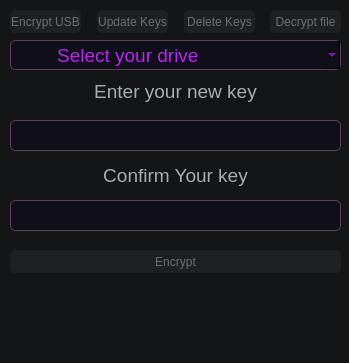
<?xml version="1.0" encoding="UTF-8"?>
<ui version="4.0">
 <class>MainWindow</class>
 <widget class="QMainWindow" name="MainWindow">
  <property name="geometry">
   <rect>
    <x>0</x>
    <y>0</y>
    <width>349</width>
    <height>363</height>
   </rect>
  </property>
  <property name="windowTitle">
   <string>TOOL</string>
  </property>
  <property name="styleSheet">
   <string notr="true">background-color: rgb(20, 21, 23)</string>
  </property>
  <widget class="QWidget" name="centralwidget">
   <widget class="QPushButton" name="tab_update">
    <property name="geometry">
     <rect>
      <x>97</x>
      <y>10</y>
      <width>71</width>
      <height>23</height>
     </rect>
    </property>
    <property name="styleSheet">
     <string notr="true">

QPushButton {
    color: rgb(108, 109, 114);
	background-color: rgb(31,32,34);
	border-radius:5px;
}

QPushButton:hover {
    border: 1px solid rgb(255, 48, 245);
}
QPushButton:pressed {
                
	background-color: rgb(185, 35, 250);
                color: rgb(16, 14, 25);
            }</string>
    </property>
    <property name="text">
     <string>Update Keys</string>
    </property>
   </widget>
   <widget class="QPushButton" name="tab_delete">
    <property name="geometry">
     <rect>
      <x>184</x>
      <y>10</y>
      <width>71</width>
      <height>23</height>
     </rect>
    </property>
    <property name="styleSheet">
     <string notr="true">

QPushButton {
    color: rgb(108, 109, 114);
	background-color: rgb(31,32,34);
	border-radius:5px;
}

QPushButton:hover {
    border: 1px solid rgb(255, 48, 245);
}
QPushButton:pressed {
                
	background-color: rgb(185, 35, 250);
                color: rgb(16, 14, 25);
            }</string>
    </property>
    <property name="text">
     <string>Delete Keys</string>
    </property>
   </widget>
   <widget class="QPushButton" name="tab_encrypt">
    <property name="geometry">
     <rect>
      <x>10</x>
      <y>10</y>
      <width>71</width>
      <height>23</height>
     </rect>
    </property>
    <property name="styleSheet">
     <string notr="true">

QPushButton {
    color: rgb(108, 109, 114);
	background-color: rgb(31,32,34);
	border-radius:5px;
}

QPushButton:hover {
    border: 1px solid rgb(255, 48, 245);
}
QPushButton:pressed {
                
	background-color: rgb(185, 35, 250);
                color: rgb(16, 14, 25);
            }</string>
    </property>
    <property name="text">
     <string>Encrypt USB</string>
    </property>
   </widget>
   <widget class="QStackedWidget" name="stackedWidget">
    <property name="geometry">
     <rect>
      <x>10</x>
      <y>80</y>
      <width>361</width>
      <height>261</height>
     </rect>
    </property>
    <property name="currentIndex">
     <number>0</number>
    </property>
    <widget class="QWidget" name="page">
     <widget class="QWidget" name="widget" native="true">
      <property name="geometry">
       <rect>
        <x>0</x>
        <y>0</y>
        <width>331</width>
        <height>241</height>
       </rect>
      </property>
      <widget class="QLineEdit" name="confirm">
       <property name="geometry">
        <rect>
         <x>0</x>
         <y>120</y>
         <width>331</width>
         <height>31</height>
        </rect>
       </property>
       <property name="font">
        <font>
         <pointsize>11</pointsize>
        </font>
       </property>
       <property name="styleSheet">
        <string notr="true">
QLineEdit {
    color: rgb(185, 35, 250);
	background-color: rgb(16, 14, 25);
	border-radius:5px;
	border: 1px solid rgb(94, 62, 94);
}
QLineEdit:focus {
    border: 1px solid rgb(255, 48, 245);
}</string>
       </property>
       <property name="echoMode">
        <enum>QLineEdit::Password</enum>
       </property>
      </widget>
      <widget class="QLabel" name="label_6">
       <property name="geometry">
        <rect>
         <x>0</x>
         <y>-4</y>
         <width>331</width>
         <height>31</height>
        </rect>
       </property>
       <property name="font">
        <font>
         <pointsize>14</pointsize>
        </font>
       </property>
       <property name="styleSheet">
        <string notr="true">
color: rgb(172, 172, 172);</string>
       </property>
       <property name="text">
        <string>Enter your new key</string>
       </property>
       <property name="alignment">
        <set>Qt::AlignCenter</set>
       </property>
      </widget>
      <widget class="QLineEdit" name="key">
       <property name="geometry">
        <rect>
         <x>0</x>
         <y>40</y>
         <width>331</width>
         <height>31</height>
        </rect>
       </property>
       <property name="font">
        <font>
         <pointsize>11</pointsize>
        </font>
       </property>
       <property name="styleSheet">
        <string notr="true">
QLineEdit {
    color: rgb(185, 35, 250);
	background-color: rgb(16, 14, 25);
	border-radius:5px;
	border: 1px solid rgb(94, 62, 94);
}
QLineEdit:focus {
    border: 1px solid rgb(255, 48, 245);
}</string>
       </property>
       <property name="echoMode">
        <enum>QLineEdit::Password</enum>
       </property>
      </widget>
      <widget class="QLabel" name="label_7">
       <property name="geometry">
        <rect>
         <x>0</x>
         <y>80</y>
         <width>331</width>
         <height>31</height>
        </rect>
       </property>
       <property name="font">
        <font>
         <pointsize>14</pointsize>
        </font>
       </property>
       <property name="styleSheet">
        <string notr="true">
color: rgb(172, 172, 172);</string>
       </property>
       <property name="text">
        <string>Confirm Your key</string>
       </property>
       <property name="alignment">
        <set>Qt::AlignCenter</set>
       </property>
      </widget>
      <widget class="QPushButton" name="btnEncrypt">
       <property name="geometry">
        <rect>
         <x>0</x>
         <y>170</y>
         <width>331</width>
         <height>23</height>
        </rect>
       </property>
       <property name="styleSheet">
        <string notr="true">

QPushButton {
    color: rgb(108, 109, 114);
	background-color: rgb(31,32,34);
	border-radius:5px;
}

QPushButton:hover {
    border: 1px solid rgb(255, 48, 245);
}
QPushButton:pressed {
                
	background-color: rgb(185, 35, 250);
                color: rgb(16, 14, 25);
            }</string>
       </property>
       <property name="text">
        <string>Encrypt</string>
       </property>
      </widget>
     </widget>
    </widget>
    <widget class="QWidget" name="page_3">
     <widget class="QWidget" name="widget_2" native="true">
      <property name="geometry">
       <rect>
        <x>0</x>
        <y>0</y>
        <width>331</width>
        <height>291</height>
       </rect>
      </property>
      <widget class="QLineEdit" name="uexkey">
       <property name="geometry">
        <rect>
         <x>0</x>
         <y>34</y>
         <width>331</width>
         <height>31</height>
        </rect>
       </property>
       <property name="font">
        <font>
         <pointsize>11</pointsize>
        </font>
       </property>
       <property name="styleSheet">
        <string notr="true">
QLineEdit {
    color: rgb(185, 35, 250);
	background-color: rgb(16, 14, 25);
	border-radius:5px;
	border: 1px solid rgb(94, 62, 94);
}
QLineEdit:focus {
    border: 1px solid rgb(255, 48, 245);
}</string>
       </property>
       <property name="echoMode">
        <enum>QLineEdit::Password</enum>
       </property>
      </widget>
      <widget class="QLabel" name="label_18">
       <property name="geometry">
        <rect>
         <x>0</x>
         <y>-6</y>
         <width>331</width>
         <height>31</height>
        </rect>
       </property>
       <property name="font">
        <font>
         <pointsize>14</pointsize>
        </font>
       </property>
       <property name="styleSheet">
        <string notr="true">
color: rgb(172, 172, 172);</string>
       </property>
       <property name="text">
        <string>Enter existing key</string>
       </property>
       <property name="alignment">
        <set>Qt::AlignCenter</set>
       </property>
      </widget>
      <widget class="QPushButton" name="btnUpdate">
       <property name="geometry">
        <rect>
         <x>0</x>
         <y>230</y>
         <width>331</width>
         <height>23</height>
        </rect>
       </property>
       <property name="styleSheet">
        <string notr="true">

QPushButton {
    color: rgb(108, 109, 114);
	background-color: rgb(31,32,34);
	border-radius:5px;
}

QPushButton:hover {
    border: 1px solid rgb(255, 48, 245);
}
QPushButton:pressed {
                
	background-color: rgb(185, 35, 250);
                color: rgb(16, 14, 25);
            }</string>
       </property>
       <property name="text">
        <string>Update</string>
       </property>
      </widget>
      <widget class="QLabel" name="label_19">
       <property name="geometry">
        <rect>
         <x>0</x>
         <y>74</y>
         <width>331</width>
         <height>31</height>
        </rect>
       </property>
       <property name="font">
        <font>
         <pointsize>14</pointsize>
        </font>
       </property>
       <property name="styleSheet">
        <string notr="true">
color: rgb(172, 172, 172);</string>
       </property>
       <property name="text">
        <string>Enter your new key</string>
       </property>
       <property name="alignment">
        <set>Qt::AlignCenter</set>
       </property>
      </widget>
      <widget class="QLineEdit" name="ukey">
       <property name="geometry">
        <rect>
         <x>0</x>
         <y>114</y>
         <width>331</width>
         <height>31</height>
        </rect>
       </property>
       <property name="font">
        <font>
         <pointsize>11</pointsize>
        </font>
       </property>
       <property name="styleSheet">
        <string notr="true">
QLineEdit {
    color: rgb(185, 35, 250);
	background-color: rgb(16, 14, 25);
	border-radius:5px;
	border: 1px solid rgb(94, 62, 94);
}
QLineEdit:focus {
    border: 1px solid rgb(255, 48, 245);
}</string>
       </property>
       <property name="echoMode">
        <enum>QLineEdit::Password</enum>
       </property>
      </widget>
      <widget class="QLineEdit" name="uconfirm">
       <property name="geometry">
        <rect>
         <x>0</x>
         <y>190</y>
         <width>331</width>
         <height>31</height>
        </rect>
       </property>
       <property name="font">
        <font>
         <pointsize>11</pointsize>
        </font>
       </property>
       <property name="styleSheet">
        <string notr="true">
QLineEdit {
    color: rgb(185, 35, 250);
	background-color: rgb(16, 14, 25);
	border-radius:5px;
	border: 1px solid rgb(94, 62, 94);
}
QLineEdit:focus {
    border: 1px solid rgb(255, 48, 245);
}</string>
       </property>
       <property name="echoMode">
        <enum>QLineEdit::Password</enum>
       </property>
      </widget>
      <widget class="QLabel" name="label_8">
       <property name="geometry">
        <rect>
         <x>0</x>
         <y>150</y>
         <width>331</width>
         <height>31</height>
        </rect>
       </property>
       <property name="font">
        <font>
         <pointsize>14</pointsize>
        </font>
       </property>
       <property name="styleSheet">
        <string notr="true">
color: rgb(172, 172, 172);</string>
       </property>
       <property name="text">
        <string>Confirm Your key</string>
       </property>
       <property name="alignment">
        <set>Qt::AlignCenter</set>
       </property>
      </widget>
     </widget>
    </widget>
    <widget class="QWidget" name="page_2">
     <widget class="QWidget" name="widget_3" native="true">
      <property name="geometry">
       <rect>
        <x>0</x>
        <y>0</y>
        <width>331</width>
        <height>301</height>
       </rect>
      </property>
      <widget class="QLineEdit" name="dexkey">
       <property name="geometry">
        <rect>
         <x>0</x>
         <y>34</y>
         <width>331</width>
         <height>31</height>
        </rect>
       </property>
       <property name="font">
        <font>
         <pointsize>11</pointsize>
        </font>
       </property>
       <property name="styleSheet">
        <string notr="true">
QLineEdit {
    color: rgb(185, 35, 250);
	background-color: rgb(16, 14, 25);
	border-radius:5px;
	border: 1px solid rgb(94, 62, 94);
}
QLineEdit:focus {
    border: 1px solid rgb(255, 48, 245);
}</string>
       </property>
       <property name="echoMode">
        <enum>QLineEdit::Password</enum>
       </property>
      </widget>
      <widget class="QPushButton" name="btnDelete">
       <property name="geometry">
        <rect>
         <x>0</x>
         <y>80</y>
         <width>331</width>
         <height>23</height>
        </rect>
       </property>
       <property name="styleSheet">
        <string notr="true">

QPushButton {
    color: rgb(108, 109, 114);
	background-color: rgb(31,32,34);
	border-radius:5px;
}

QPushButton:hover {
    border: 1px solid rgb(255, 48, 245);
}
QPushButton:pressed {
                
	background-color: rgb(185, 35, 250);
                color: rgb(16, 14, 25);
            }</string>
       </property>
       <property name="text">
        <string>Delete</string>
       </property>
      </widget>
      <widget class="QLabel" name="label_21">
       <property name="geometry">
        <rect>
         <x>0</x>
         <y>-6</y>
         <width>331</width>
         <height>31</height>
        </rect>
       </property>
       <property name="font">
        <font>
         <pointsize>14</pointsize>
        </font>
       </property>
       <property name="styleSheet">
        <string notr="true">
color: rgb(172, 172, 172);</string>
       </property>
       <property name="text">
        <string>Enter existing key</string>
       </property>
       <property name="alignment">
        <set>Qt::AlignCenter</set>
       </property>
      </widget>
     </widget>
    </widget>
    <widget class="QWidget" name="page_4">
     <widget class="QWidget" name="widget_4" native="true">
      <property name="geometry">
       <rect>
        <x>0</x>
        <y>0</y>
        <width>331</width>
        <height>301</height>
       </rect>
      </property>
      <widget class="QLineEdit" name="txtdecrypt">
       <property name="geometry">
        <rect>
         <x>0</x>
         <y>34</y>
         <width>331</width>
         <height>31</height>
        </rect>
       </property>
       <property name="font">
        <font>
         <pointsize>11</pointsize>
        </font>
       </property>
       <property name="styleSheet">
        <string notr="true">
QLineEdit {
    color: rgb(185, 35, 250);
	background-color: rgb(16, 14, 25);
	border-radius:5px;
	border: 1px solid rgb(94, 62, 94);
}
QLineEdit:focus {
    border: 1px solid rgb(255, 48, 245);
}</string>
       </property>
       <property name="echoMode">
        <enum>QLineEdit::Password</enum>
       </property>
      </widget>
      <widget class="QPushButton" name="btnDecrypt">
       <property name="geometry">
        <rect>
         <x>0</x>
         <y>80</y>
         <width>331</width>
         <height>23</height>
        </rect>
       </property>
       <property name="styleSheet">
        <string notr="true">

QPushButton {
    color: rgb(108, 109, 114);
	background-color: rgb(31,32,34);
	border-radius:5px;
}

QPushButton:hover {
    border: 1px solid rgb(255, 48, 245);
}
QPushButton:pressed {
                
	background-color: rgb(185, 35, 250);
                color: rgb(16, 14, 25);
            }</string>
       </property>
       <property name="text">
        <string>Decrypt</string>
       </property>
      </widget>
      <widget class="QLabel" name="label_27">
       <property name="geometry">
        <rect>
         <x>0</x>
         <y>-6</y>
         <width>331</width>
         <height>31</height>
        </rect>
       </property>
       <property name="font">
        <font>
         <pointsize>14</pointsize>
        </font>
       </property>
       <property name="styleSheet">
        <string notr="true">
color: rgb(172, 172, 172);</string>
       </property>
       <property name="text">
        <string>Enter existing key</string>
       </property>
       <property name="alignment">
        <set>Qt::AlignCenter</set>
       </property>
      </widget>
     </widget>
    </widget>
   </widget>
   <widget class="QComboBox" name="comboBox">
    <property name="geometry">
     <rect>
      <x>10</x>
      <y>40</y>
      <width>331</width>
      <height>30</height>
     </rect>
    </property>
    <property name="font">
     <font>
      <family>MS Shell Dlg 2</family>
      <pointsize>14</pointsize>
      <weight>50</weight>
      <italic>false</italic>
      <bold>false</bold>
     </font>
    </property>
    <property name="styleSheet">
     <string notr="true">

QComboBox {
    color: rgb(185, 35, 250);
	background-color: rgb(16, 14, 25);
	border-radius:5px;
	border: 1px solid rgb(94, 62, 94);
}
QComboBox:focus {
    border: 1px solid rgb(255, 48, 245);
color: rgb(185, 35, 250);
}</string>
    </property>
    <property name="editable">
     <bool>false</bool>
    </property>
    <property name="frame">
     <bool>false</bool>
    </property>
    <item>
     <property name="text">
      <string>        Select your drive</string>
     </property>
    </item>
   </widget>
   <widget class="QPushButton" name="tab_decrypt">
    <property name="geometry">
     <rect>
      <x>270</x>
      <y>10</y>
      <width>71</width>
      <height>23</height>
     </rect>
    </property>
    <property name="styleSheet">
     <string notr="true">

QPushButton {
    color: rgb(108, 109, 114);
	background-color: rgb(31,32,34);
	border-radius:5px;
}

QPushButton:hover {
    border: 1px solid rgb(255, 48, 245);
}
QPushButton:pressed {
                
	background-color: rgb(185, 35, 250);
                color: rgb(16, 14, 25);
            }</string>
    </property>
    <property name="text">
     <string>Decrypt file</string>
    </property>
   </widget>
   <zorder>stackedWidget</zorder>
   <zorder>tab_update</zorder>
   <zorder>tab_delete</zorder>
   <zorder>tab_encrypt</zorder>
   <zorder>comboBox</zorder>
   <zorder>tab_decrypt</zorder>
  </widget>
 </widget>
 <resources/>
 <connections/>
</ui>
